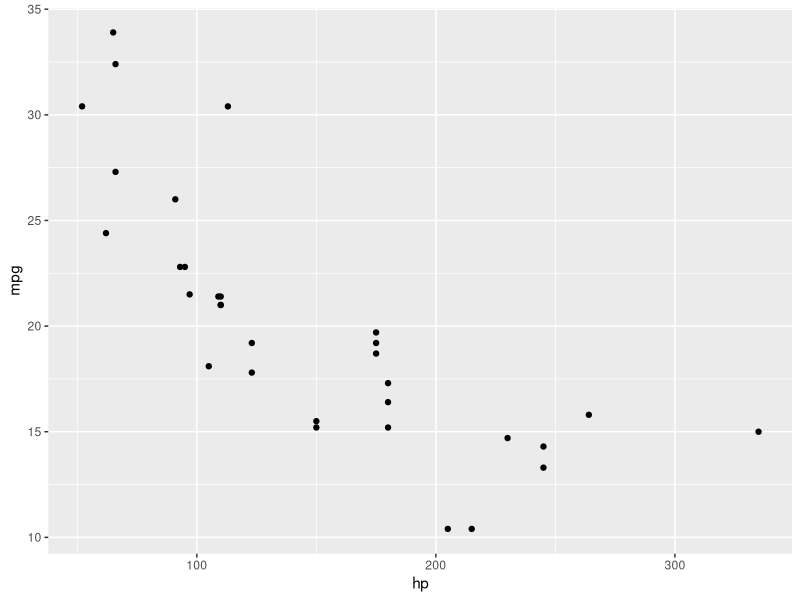
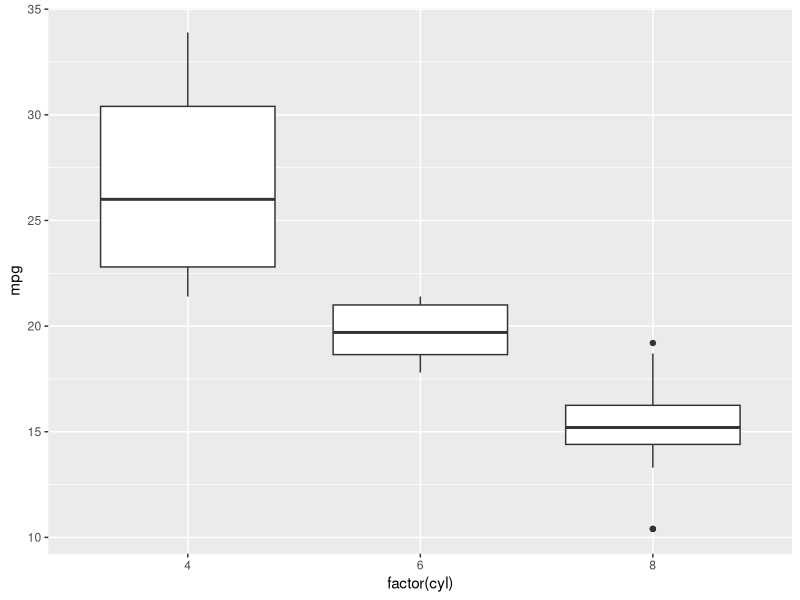
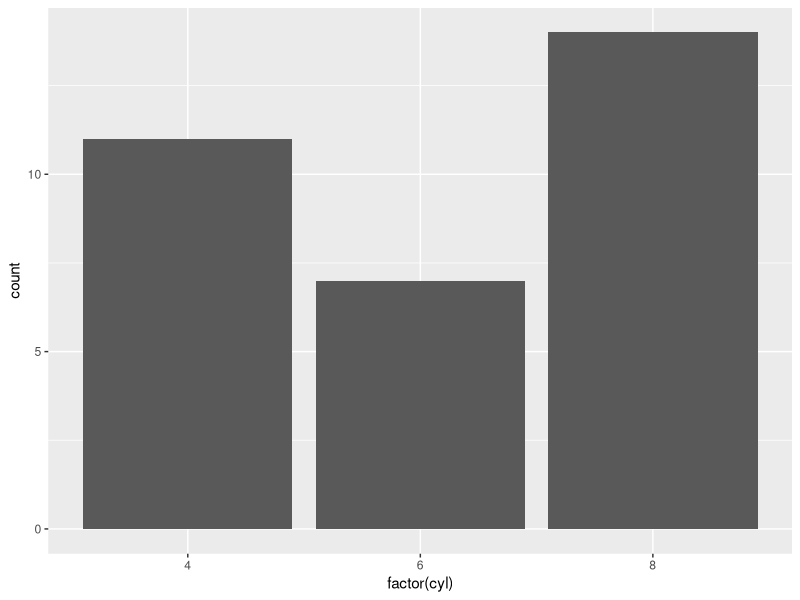
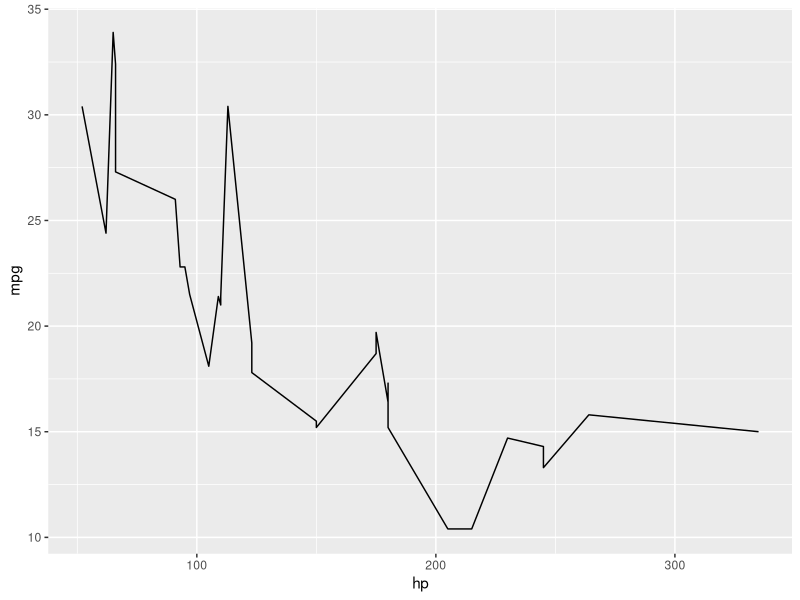
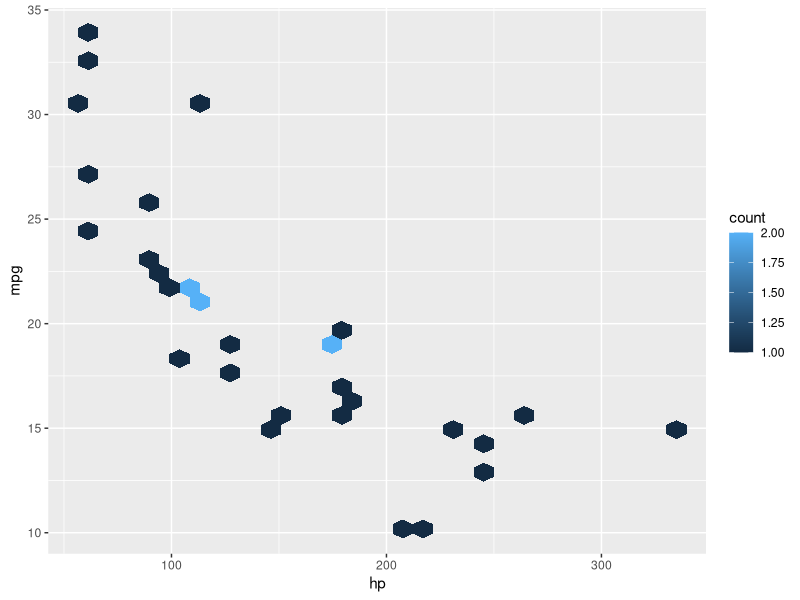
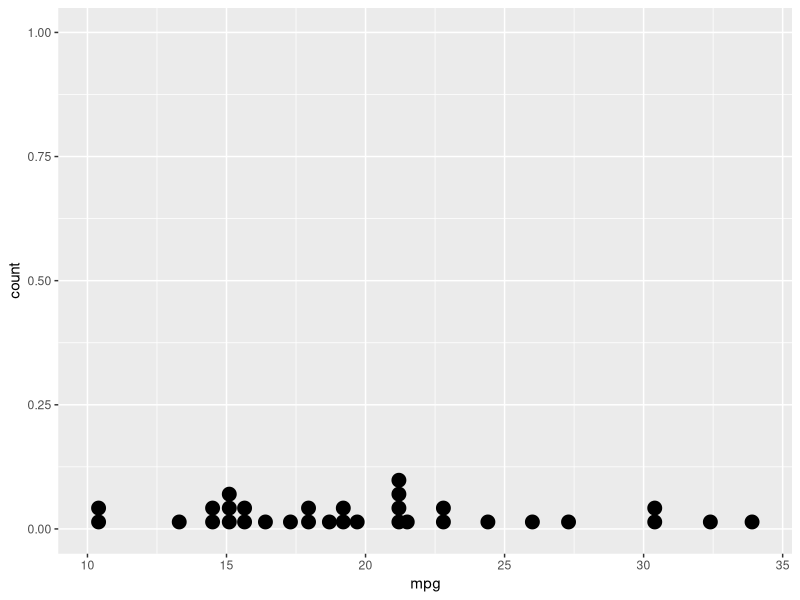
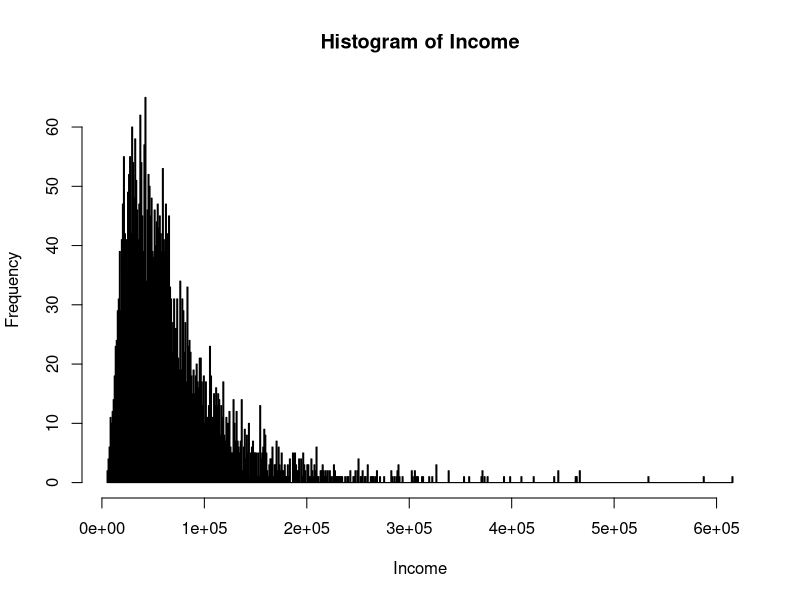
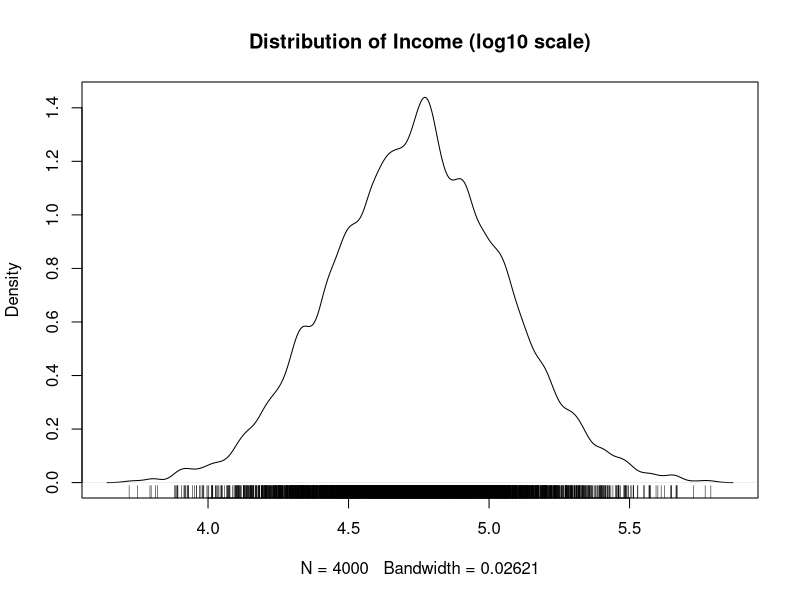

These figures' R source, in order:
# Load required libraries
library(ggplot2)
library(GGally)
# Load dataset
data <- mtcars
# Scatter Plot
ggplot(mtcars, aes(x = hp, y = mpg)) + geom_point()
# Boxplot
ggplot(mtcars, aes(x = factor(cyl), y = mpg)) + geom_boxplot()
# Bar Chart
ggplot(mtcars, aes(x = factor(cyl))) + geom_bar()
# Line Chart
ggplot(mtcars, aes(x = hp, y = mpg)) + geom_line()
# Hexbin Plot (requires hexbin package)
if (!requireNamespace("hexbin", quietly = TRUE)) install.packages("hexbin")
ggplot(mtcars, aes(x = hp, y = mpg)) + geom_hex()
# Dot plot
ggplot(mtcars, aes(x = mpg)) + geom_dotplot(binwidth = 0.5)
# Histogram, Density, and Rug Plot
income <- rlnorm(4000, meanlog = 4, sdlog = 0.7)
summary(income)
# Convert income to thousands
income <- 1000 * income
summary(income)
# Histogram
hist(income, breaks = 500, xlab = "Income", main = "Histogram of Income")
# Density plot
plot(density(log10(income), adjust = 0.5),
     main = "Distribution of Income (log10 scale)")
# Add rug to the density plot
rug(log10(income))
# Scatter Plot Matrix using GGally
ggpairs(data[, c("mpg", "hp", "wt")])
